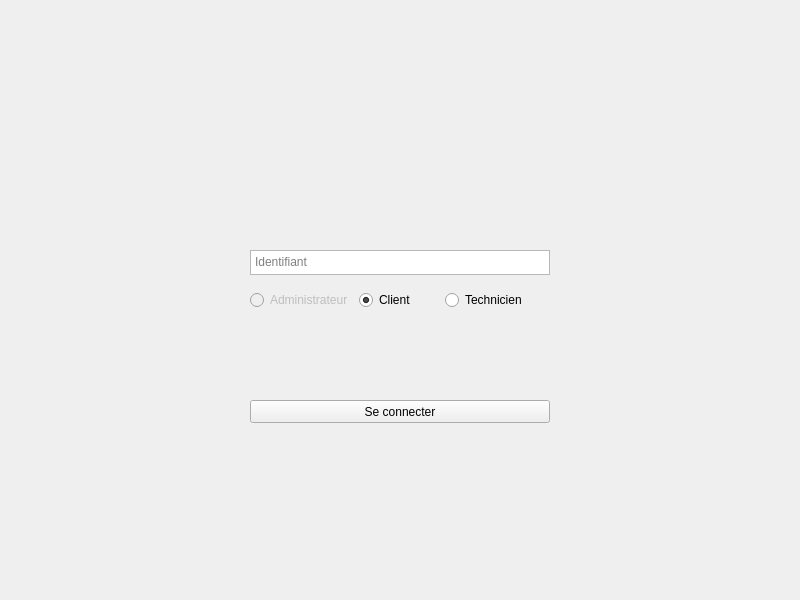
<?xml version="1.0" encoding="UTF-8"?>
<ui version="4.0">
 <class>ConnexionWidget</class>
 <widget class="QWidget" name="ConnexionWidget">
  <property name="geometry">
   <rect>
    <x>0</x>
    <y>0</y>
    <width>800</width>
    <height>600</height>
   </rect>
  </property>
  <property name="windowTitle">
   <string>Form</string>
  </property>
  <widget class="QTextEdit" name="identifiantText">
   <property name="geometry">
    <rect>
     <x>250</x>
     <y>250</y>
     <width>300</width>
     <height>25</height>
    </rect>
   </property>
   <property name="maximumSize">
    <size>
     <width>300</width>
     <height>25</height>
    </size>
   </property>
   <property name="acceptDrops">
    <bool>false</bool>
   </property>
   <property name="placeholderText">
    <string>Identifiant</string>
   </property>
  </widget>
  <widget class="QWidget" name="verticalLayoutWidget">
   <property name="geometry">
    <rect>
     <x>250</x>
     <y>290</y>
     <width>277</width>
     <height>21</height>
    </rect>
   </property>
   <layout class="QHBoxLayout" name="horizontalLayout">
    <item>
     <widget class="QRadioButton" name="Administrateur">
      <property name="enabled">
       <bool>false</bool>
      </property>
      <property name="text">
       <string>Administrateur</string>
      </property>
     </widget>
    </item>
    <item>
     <widget class="QRadioButton" name="Client">
      <property name="text">
       <string>Client</string>
      </property>
      <property name="checked">
       <bool>true</bool>
      </property>
     </widget>
    </item>
    <item>
     <widget class="QRadioButton" name="Technicien">
      <property name="text">
       <string>Technicien</string>
      </property>
     </widget>
    </item>
   </layout>
  </widget>
  <widget class="QPushButton" name="connexion">
   <property name="geometry">
    <rect>
     <x>250</x>
     <y>400</y>
     <width>300</width>
     <height>23</height>
    </rect>
   </property>
   <property name="text">
    <string>Se connecter</string>
   </property>
  </widget>
 </widget>
 <resources/>
 <connections/>
</ui>
